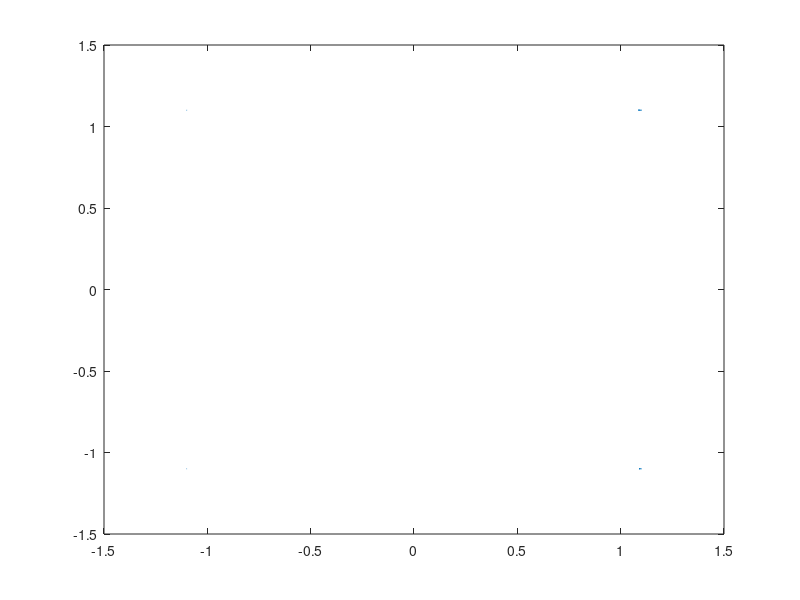

MATLAB code for this plot:
clf; clear; clc
mu = 1; gam = 0; V=1;a = -2; % in degrees
a = a*pi/180; % Conversion to radians
e = 0.1; f = 0;te = .05; n = 2 - te; % Number related to trailing edge angle.
tea = (n^2-1)/3;
rot = exp(j*a);


R = 1 + e;
theta = 0:pi/100:2*pi;  
y = R * sin(theta);     
x = R * cos(theta);

for m = 1:length(x)
    for n = 1:length(y)      
        u = 1+(y(n)^2-x(m)^2)/((y(n)^2+x(m)^2).^2) - (gam/2/pi)*y(n)/(y(n)^2+x(m)^2);
        v = -(2*x(m)*y(n))/(y(n)^2+x(m)^2) + (gam/2/pi)*x(m)/(y(n)^2+x(m)^2);
        z = (u - e) + j.*(v + f);
        w = rot .*(z + tea*1./z);
        uTRAN(m, n) = real(w); vTRAN(m, n) = imag(w);
        xx(m,n) = x(m); yy(m,n) = y(n);
    end
end
figure
quiver(x, y, uTRAN, vTRAN)
%streamline(xx,yy,uTRAN,vTRAN,[0:0:0],[-1:.1:1]), axis image
%axis([-5 5 -5 5])
